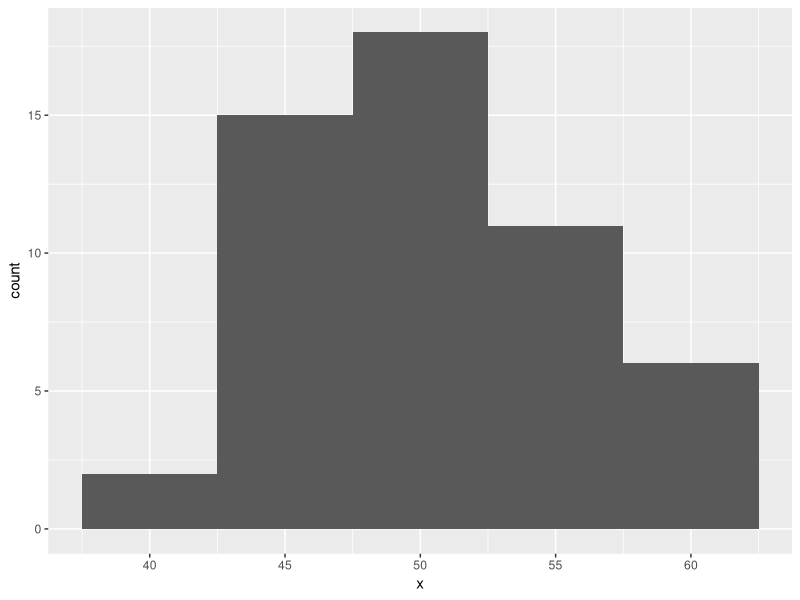

Recreate this plot in R. (Note: this script raises an error after producing the figure.)
## ---- chunk 1
library(ggplot2)
library(dplyr)
library(readr)
## ---- chunk 2
x <- rnorm(52, 50, 5)
fake <- data.frame(x=x)
fake %>%
  ggplot(aes(x)) +
  geom_histogram(binwidth = 5)
## ---- chunk 3
model_1 <- lm(x ~ 1, data = fake)
confint(model_1, level=0.95)
## ---- chunk 4

# In here, type in your code for Question 1 of the Dewis practice assessment on confidence intervals
summary(contents_6)
sd(contents_6$IQ)
model_1 <- lm(IQ ~ 1, data = contents_6)
confint(model_1, level=0.95)

## ---- chunk 5
# Space to write code for extension to Question 2
x <- rnorm(15, 113.4, 13)
fake <- data.frame(x=x)
fake %>%
  ggplot(aes(x)) +
  geom_histogram(binwidth = 5)

model_1 <- lm(x ~ 1, data = fake)
confint(model_1, level=0.95)

t.test(x, contents_6,
      alternative = c("two.sided"), conf.level = 0.95)
## ---- chunk 6

# You need to modify this code chunk before it will run successfully.

sample_mean <- mean(fake$x)
sample_sd <- sd(fake$x)
n <- length(fake$x)
#se_mean <- # complete this calculation
#lower_ci <- # complete this calculation
#upper_ci <- # complete this calculation
#sprintf("95 percent CI for the mean: %f - %f", lower_ci, upper_ci)
